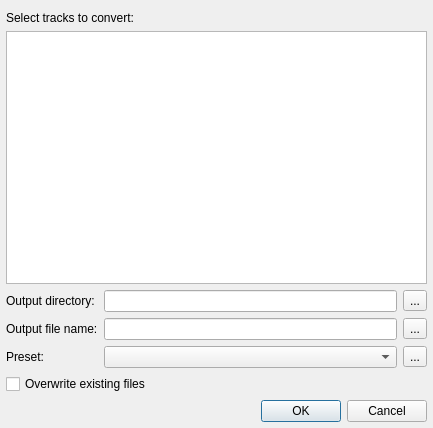
<?xml version="1.0" encoding="UTF-8"?>
<ui version="4.0">
 <class>ConverterDialog</class>
 <widget class="QDialog" name="ConverterDialog">
  <property name="geometry">
   <rect>
    <x>0</x>
    <y>0</y>
    <width>433</width>
    <height>428</height>
   </rect>
  </property>
  <property name="windowTitle">
   <string>Converter Settings</string>
  </property>
  <layout class="QGridLayout" name="gridLayout">
   <property name="leftMargin">
    <number>6</number>
   </property>
   <property name="rightMargin">
    <number>6</number>
   </property>
   <property name="bottomMargin">
    <number>6</number>
   </property>
   <item row="0" column="0" colspan="2">
    <widget class="QLabel" name="label">
     <property name="text">
      <string>Select tracks to convert:</string>
     </property>
    </widget>
   </item>
   <item row="1" column="0" colspan="3">
    <widget class="QListWidget" name="itemsListWidget">
     <property name="alternatingRowColors">
      <bool>true</bool>
     </property>
    </widget>
   </item>
   <item row="2" column="0">
    <widget class="QLabel" name="label_2">
     <property name="text">
      <string>Output directory:</string>
     </property>
    </widget>
   </item>
   <item row="2" column="1">
    <widget class="QLineEdit" name="outDirEdit"/>
   </item>
   <item row="3" column="0">
    <widget class="QLabel" name="label_3">
     <property name="text">
      <string>Output file name:</string>
     </property>
    </widget>
   </item>
   <item row="3" column="1">
    <widget class="QLineEdit" name="outFileEdit"/>
   </item>
   <item row="4" column="0">
    <widget class="QLabel" name="label_4">
     <property name="text">
      <string>Preset:</string>
     </property>
    </widget>
   </item>
   <item row="4" column="1">
    <widget class="QComboBox" name="presetComboBox"/>
   </item>
   <item row="5" column="0" colspan="3">
    <widget class="QCheckBox" name="overwriteCheckBox">
     <property name="text">
      <string>Overwrite existing files</string>
     </property>
    </widget>
   </item>
   <item row="6" column="0" colspan="3">
    <widget class="QDialogButtonBox" name="buttonBox">
     <property name="standardButtons">
      <set>QDialogButtonBox::Cancel|QDialogButtonBox::Ok</set>
     </property>
    </widget>
   </item>
   <item row="2" column="2">
    <widget class="QToolButton" name="dirButton">
     <property name="text">
      <string notr="true">...</string>
     </property>
    </widget>
   </item>
   <item row="3" column="2">
    <widget class="QToolButton" name="fileNameButton">
     <property name="text">
      <string notr="true">...</string>
     </property>
    </widget>
   </item>
   <item row="4" column="2">
    <widget class="QToolButton" name="presetButton">
     <property name="text">
      <string notr="true">...</string>
     </property>
    </widget>
   </item>
  </layout>
 </widget>
 <resources/>
 <connections>
  <connection>
   <sender>buttonBox</sender>
   <signal>accepted()</signal>
   <receiver>ConverterDialog</receiver>
   <slot>accept()</slot>
   <hints>
    <hint type="sourcelabel">
     <x>330</x>
     <y>408</y>
    </hint>
    <hint type="destinationlabel">
     <x>112</x>
     <y>425</y>
    </hint>
   </hints>
  </connection>
  <connection>
   <sender>buttonBox</sender>
   <signal>rejected()</signal>
   <receiver>ConverterDialog</receiver>
   <slot>reject()</slot>
   <hints>
    <hint type="sourcelabel">
     <x>393</x>
     <y>407</y>
    </hint>
    <hint type="destinationlabel">
     <x>383</x>
     <y>425</y>
    </hint>
   </hints>
  </connection>
 </connections>
</ui>
